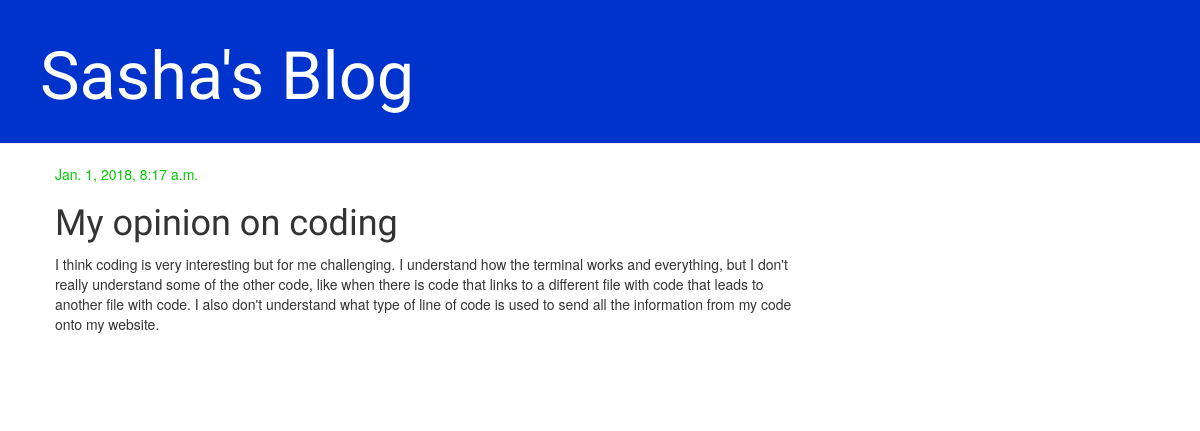
/post/3/, run on an earlier commit of the app's database.
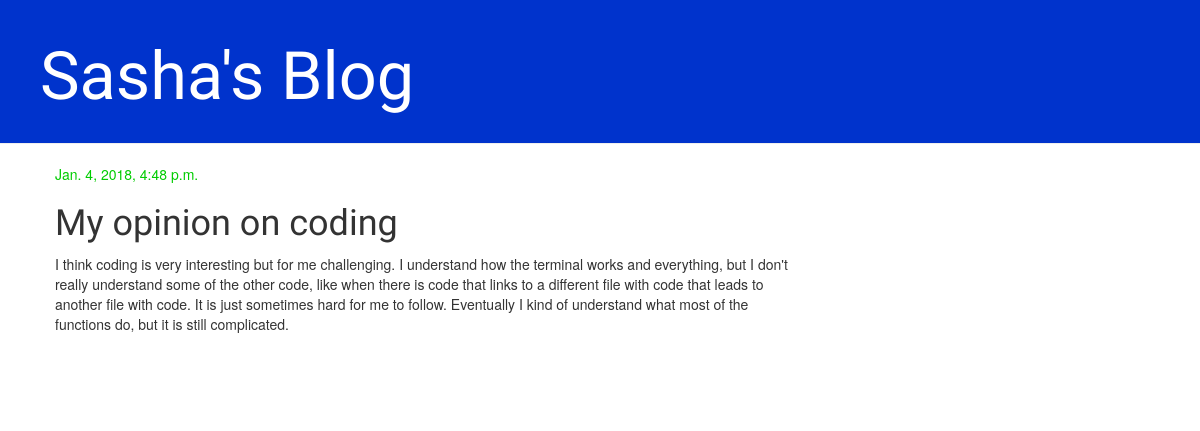
And on a later commit of the database.
### blog/models.py (models this page shows, shortened)
class Post(models.Model):
    author = models.ForeignKey('auth.User')
    title = models.CharField(max_length=200)
    text = models.TextField()
    created_date = models.DateTimeField(
            default=timezone.now)
    published_date = models.DateTimeField(
            blank=True, null=True)

### blog/views.py (the view)
# urls.py: url(r'^post/(?P<pk>\d+)/$', views.post_detail, name='post_detail'),
def post_detail(request, pk):
    post = get_object_or_404(Post, pk=pk)
    return render(request, 'blog/post_detail.html', {'post': post})

### blog/templates/blog/post_detail.html (shortened to what this page needs)
{% extends 'blog/base.html' %}
{% block content %}
    <div class="post">
        {% if post.published_date %}
            <div class="date">
                {{ post.published_date }}
            </div>
        {% endif %}
        <h1>{{ post.title }}</h1>
        <p>{{ post.text|linebreaksbr }}</p>
    </div>
{% endblock %}

### blog/templates/blog/base.html (shortened to what this page needs)
{% load staticfiles %}
<html>
    <head>
        <link rel="stylesheet" href="//maxcdn.bootstrapcdn.com/bootstrap/3.2.0/css/bootstrap.min.css">
        <link rel="stylesheet" href="//maxcdn.bootstrapcdn.com/bootstrap/3.2.0/css/bootstrap-theme.min.css">
        <link rel="stylesheet" href="{% static 'css/blog.css' %}">
    </head>
    <body>
        <div class="page-header">
            <h1><a href="/">Sasha's Blog</a></h1>
        </div>
        <div class="content container">
            <div class="row">
                <div class="col-md-8">
                {% block content %}
                {% endblock %}
                </div>
            </div>
        </div>
    </body>
</html>

### blog/static/css/blog.css (style rules this page uses)
.page-header { background-color: #0033cc; margin-top: 0; padding: 20px 20px 20px 40px; }
.page-header h1, .page-header h1 a, .page-header h1 a:visited, .page-header h1 a:active { color: #ffffff; font-size: 50pt; text-decoration: none; }
.content { margin-left: 40px; }
h1, h2, h3, h4 { font-family: 'Lobster', cursive; }
.date { color: #00cc00; }
.post { margin-bottom: 70px; }

What changed in the data, as far as the page shows it:
changed Post "My opinion on coding": published_date "Jan. 1, 2018, 8:17 a.m." → "Jan. 4, 2018, 4:48 p.m."; text "…another file with code. I also don't understand what type of line of code is used to send all the information from my code onto my website." → "…another file with code. It is just sometimes hard for me to follow. Eventually I kind of understand what most of the functions do, but it is still complicated."
